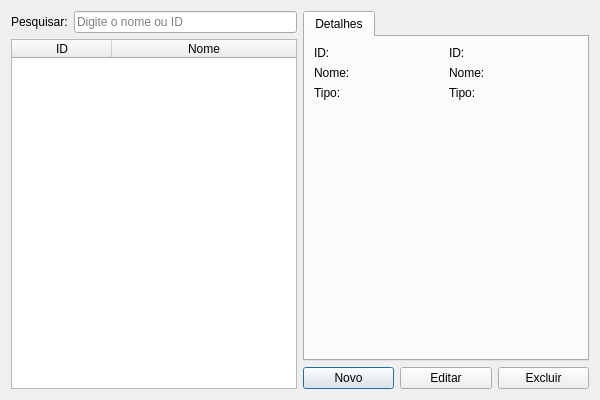
<?xml version="1.0" encoding="UTF-8"?>
<ui version="4.0">
 <class>ProfessionalListView</class>
 <widget class="QDialog" name="ProfessionalListView">
  <property name="geometry">
   <rect>
    <x>0</x>
    <y>0</y>
    <width>600</width>
    <height>400</height>
   </rect>
  </property>
  <property name="windowTitle">
   <string>Plataforma T-TEA - Profissional</string>
  </property>
  <property name="windowIcon">
   <iconset resource="../resources.qrc">
    <normaloff>:/icons/system/appicon</normaloff>:/icons/system/appicon</iconset>
  </property>
  <property name="modal">
   <bool>true</bool>
  </property>
  <layout class="QHBoxLayout" name="mainLayout">
   <item>
    <layout class="QVBoxLayout" name="lay_left">
     <item>
      <layout class="QHBoxLayout" name="lay_search">
       <item>
        <widget class="QLabel" name="lbl_search">
         <property name="text">
          <string>Pesquisar:</string>
         </property>
        </widget>
       </item>
       <item>
        <widget class="QLineEdit" name="led_search">
         <property name="placeholderText">
          <string>Digite o nome ou ID</string>
         </property>
        </widget>
       </item>
      </layout>
     </item>
     <item>
      <widget class="QTableWidget" name="tbl_health">
       <property name="editTriggers">
        <set>QAbstractItemView::EditTrigger::NoEditTriggers</set>
       </property>
       <property name="alternatingRowColors">
        <bool>true</bool>
       </property>
       <property name="selectionMode">
        <enum>QAbstractItemView::SelectionMode::SingleSelection</enum>
       </property>
       <property name="selectionBehavior">
        <enum>QAbstractItemView::SelectionBehavior::SelectRows</enum>
       </property>
       <property name="sortingEnabled">
        <bool>true</bool>
       </property>
       <property name="columnCount">
        <number>2</number>
       </property>
       <attribute name="horizontalHeaderStretchLastSection">
        <bool>true</bool>
       </attribute>
       <column>
        <property name="text">
         <string>ID</string>
        </property>
       </column>
       <column>
        <property name="text">
         <string>Nome</string>
        </property>
       </column>
      </widget>
     </item>
    </layout>
   </item>
   <item>
    <layout class="QVBoxLayout" name="lay_right">
     <item>
      <widget class="QTabWidget" name="tab_health">
       <property name="currentIndex">
        <number>0</number>
       </property>
       <widget class="QWidget" name="lay_detail">
        <attribute name="title">
         <string>Detalhes</string>
        </attribute>
        <layout class="QVBoxLayout" name="detailsLayout">
         <item>
          <layout class="QGridLayout" name="grd_detail">
           <item row="0" column="0">
            <widget class="QLabel" name="lbl_id">
             <property name="text">
              <string>ID:</string>
             </property>
             <property name="alignment">
              <set>Qt::AlignmentFlag::AlignLeading</set>
             </property>
            </widget>
           </item>
           <item row="0" column="1">
            <widget class="QLabel" name="lbl_id_value">
             <property name="text">
              <string>ID:</string>
             </property>
             <property name="alignment">
              <set>Qt::AlignmentFlag::AlignLeading</set>
             </property>
            </widget>
           </item>
           <item row="1" column="0">
            <widget class="QLabel" name="lbl_name">
             <property name="text">
              <string>Nome:</string>
             </property>
             <property name="alignment">
              <set>Qt::AlignmentFlag::AlignLeading</set>
             </property>
            </widget>
           </item>
           <item row="1" column="1">
            <widget class="QLabel" name="lbl_name_value">
             <property name="text">
              <string>Nome: </string>
             </property>
             <property name="alignment">
              <set>Qt::AlignmentFlag::AlignLeading</set>
             </property>
            </widget>
           </item>
           <item row="2" column="0">
            <widget class="QLabel" name="lbl_type">
             <property name="text">
              <string>Tipo:</string>
             </property>
             <property name="alignment">
              <set>Qt::AlignmentFlag::AlignLeading</set>
             </property>
            </widget>
           </item>
           <item row="2" column="1">
            <widget class="QLabel" name="lbl_type_value">
             <property name="text">
              <string>Tipo:</string>
             </property>
             <property name="alignment">
              <set>Qt::AlignmentFlag::AlignLeading</set>
             </property>
            </widget>
           </item>
          </layout>
         </item>
         <item>
          <spacer name="sp_detail">
           <property name="orientation">
            <enum>Qt::Orientation::Vertical</enum>
           </property>
           <property name="sizeHint" stdset="0">
            <size>
             <width>20</width>
             <height>40</height>
            </size>
           </property>
          </spacer>
         </item>
        </layout>
       </widget>
      </widget>
     </item>
     <item>
      <layout class="QHBoxLayout" name="lay_button">
       <item>
        <widget class="QPushButton" name="pb_new">
         <property name="toolTip">
          <string>Criar um novo registro</string>
         </property>
         <property name="text">
          <string>Novo</string>
         </property>
         <property name="icon">
          <iconset resource="../resources.qrc">
           <normaloff>:/icons/ui/buttons/newicon</normaloff>:/icons/ui/buttons/newicon</iconset>
         </property>
        </widget>
       </item>
       <item>
        <widget class="QPushButton" name="pb_edit">
         <property name="toolTip">
          <string>Editar o registro selecionado</string>
         </property>
         <property name="text">
          <string>Editar</string>
         </property>
         <property name="icon">
          <iconset resource="../resources.qrc">
           <normaloff>:/icons/ui/buttons/editicon</normaloff>:/icons/ui/buttons/editicon</iconset>
         </property>
        </widget>
       </item>
       <item>
        <widget class="QPushButton" name="pb_delete">
         <property name="toolTip">
          <string>Excluir o registro selecionado</string>
         </property>
         <property name="text">
          <string>Excluir</string>
         </property>
         <property name="icon">
          <iconset resource="../resources.qrc">
           <normaloff>:/icons/ui/buttons/trashicon</normaloff>:/icons/ui/buttons/trashicon</iconset>
         </property>
        </widget>
       </item>
      </layout>
     </item>
    </layout>
   </item>
  </layout>
 </widget>
 <resources>
  <include location="../resources.qrc"/>
 </resources>
 <connections/>
</ui>
